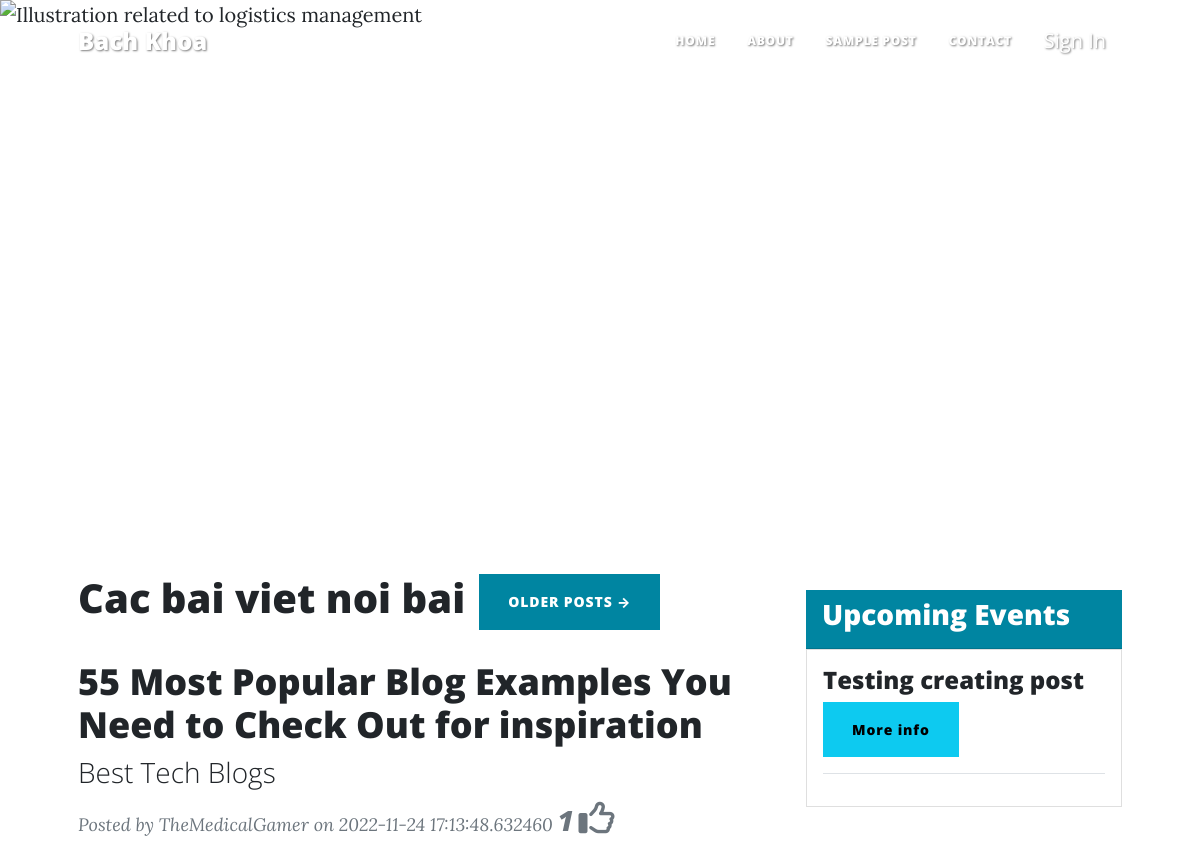
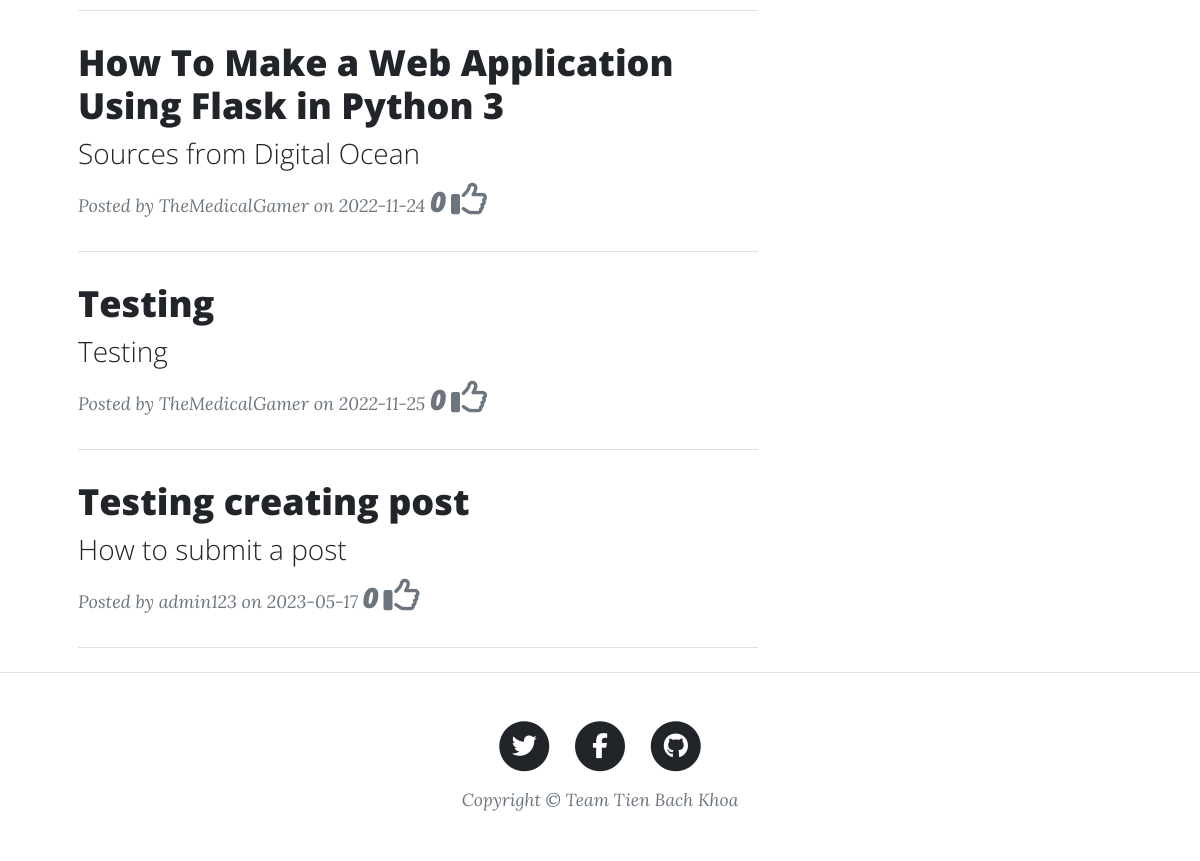
The app's page /, older data (2 pictures, top to bottom).
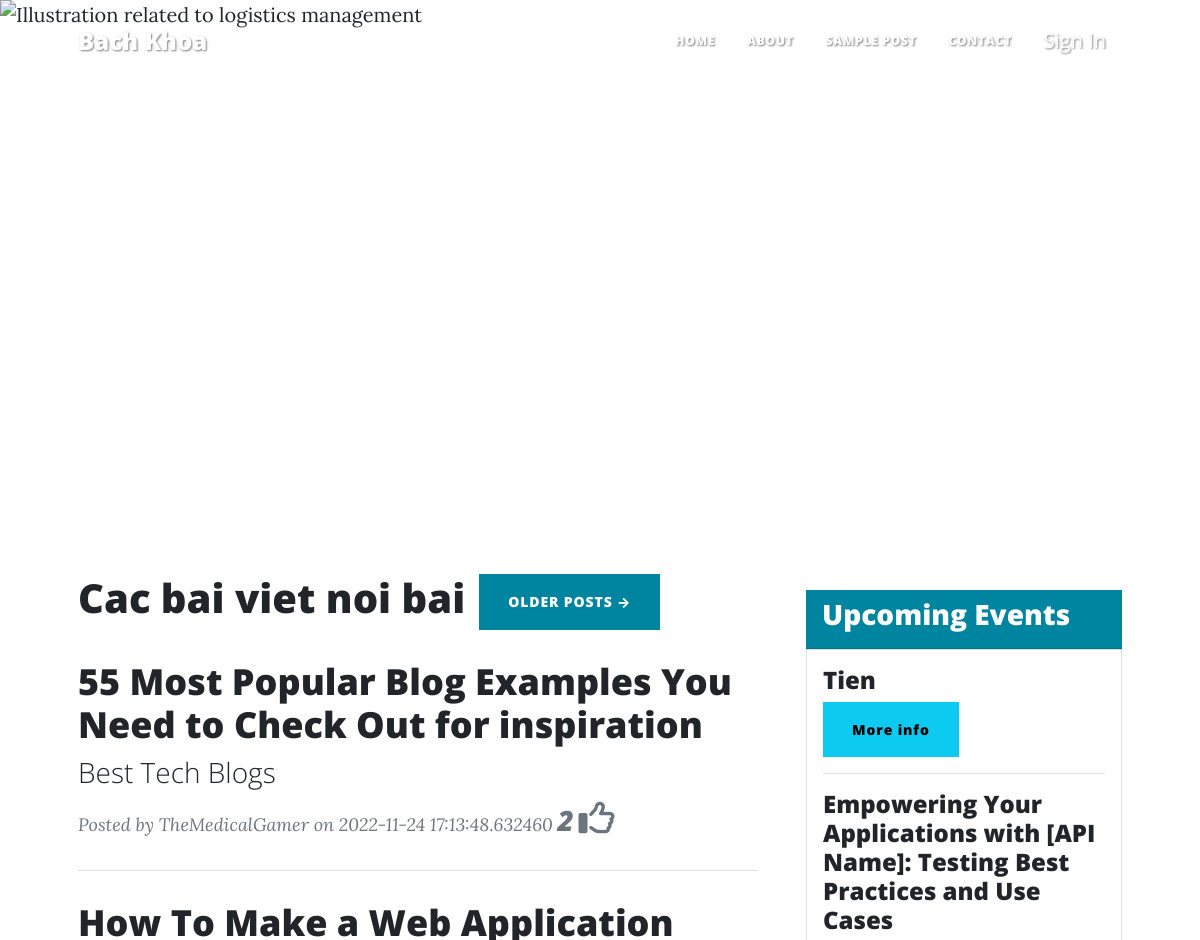
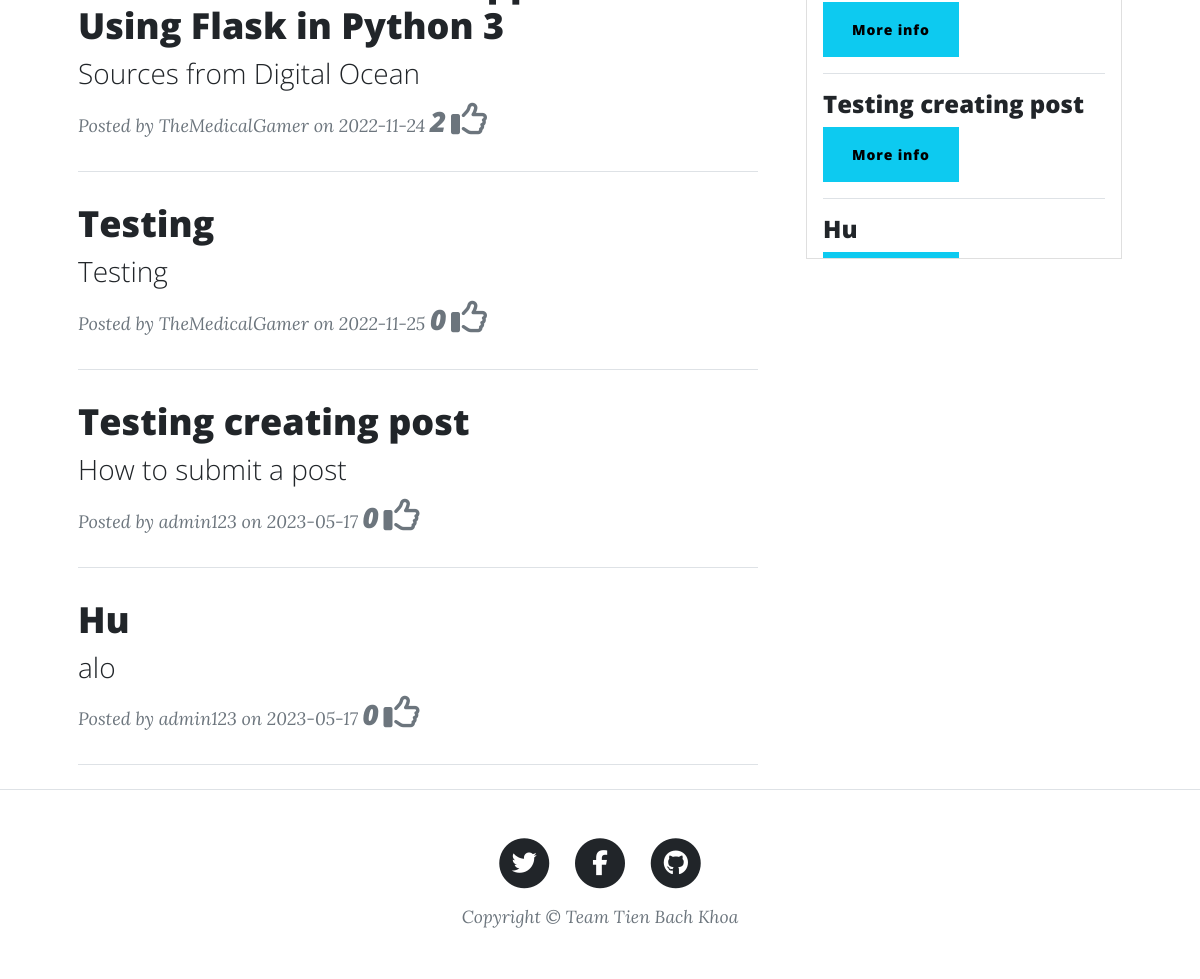
The same page, newer data (2 pictures, top to bottom).
### BetterBlog/modal/models.py (models this page shows, shortened)
class Post(db.Model):
    id = db.Column(db.Integer, primary_key=True)
    title = db.Column(db.String(250), unique=True, nullable=False)
    subtitle = db.Column(db.String(250), nullable=False)
    date_created = db.Column(db.String(150), default=datetime.today())
    body = db.Column(db.Text, nullable=False)
    author = db.Column(db.Integer, db.ForeignKey('user.id', ondelete="CASCADE"), nullable=False)
    img_url = db.Column(db.String(250), nullable=False)
    comments = db.relationship('Comment', backref='post', passive_deletes=True)
    likes = db.relationship('Like', backref="post", passive_deletes=True)

### BetterBlog/control/views.py (the view)
@view.route('/')
def getHomePage():
    posts = Post.query.outerjoin(Post.likes).group_by(Post.id).order_by(desc(func.count(Like.id))).limit(5).all()
    name = get_user_name()
    evenPosts = Post.query.filter_by(author="admin123").order_by(desc(Post.date_created)).all()
    return render_template("index.html", all_posts=posts, name=name, eventPosts=evenPosts)

### BetterBlog/control/views.py (called while the page is built)
def get_user_name():
    if current_user.is_authenticated:
        return current_user.username
    return "GUEST"

### BetterBlog/templates/index.html (shortened to what this page needs)
{% include "header.html" %}
<header>
    <div class="carousel slide" data-bs-ride="carousel" id="carouselExampleControls">
        <div class="carousel-inner">
            <div class="carousel-item active">
                <img alt="Illustration related to logistics management"
                     class="d-block w-100 carouselContents lazy"
                     src="https://www.cdlogistics.ca/freight-news/wp-content/uploads/2021/08/New-Project-81.jpg"
                >
            </div>
        </div>
        <button class="carousel-control-prev" data-bs-slide="prev" data-bs-target="#carouselExampleControls"
                type="button">
            <span><i aria-hidden="true" class="fa fa-angle-left"></i></span>
        </button>
        <button class="carousel-control-next" data-bs-slide="next" data-bs-target="#carouselExampleControls"
                type="button">
            <span><i aria-hidden="true" class="fa fa-angle-right"></i></span>
        </button>
    </div>
</header>
<main class="container px-4 px-lg-5">
    <div class="row gx-4 gx-lg-5">
        <div class="col-md-5 col-lg-6 col-xl-8">
            <section class="d-flex mt-4">
                <h1> Cac bai viet noi bai </h1>
                <a class="btn btn-primary text-uppercase" href="{{url_for('views.getAllPost')}}"
                   style="margin-left:1em;"> Older Posts
                    →</a>
            </section>
            {% for post in all_posts %}
            <article class="lazy post-preview">
                <a href="{{url_for('views.get_post',post_id=post.id)}}">
                    <h2 class="post-title">{{post.title}}</h2>
                    <h3 class="post-subtitle">{{post.subtitle}}</h3>
                </a>
                <p class="post-meta">
                    Posted by
                    <a>{{post.author}}</a>
                    on {{post.date_created}} <span class="h3">{{post.likes|length}}</span>&nbsp<i
                        class="fa-regular fa-thumbs-up fa-2x"></i>
                </p>
            </article>
            <hr class="my-4"/>
            {% endfor %}
        </div>
        <aside class="col-md-5 col-lg-4 col-xl-4" style="margin-top:2em;">
            <div class="card-header bg-primary text-white">
                <h3 class="card-title">Upcoming Events</h3>
            </div>
            <div class="card" style="height: auto; overflow: auto;width:auto;max-height:550px;">
                <div class="card-body">
                    {% if eventPosts %}
                    {% for event in eventPosts %}
                    <div class="event-card">
                        <h4 class="event-title">{{ event.title }}</h4>
                        <a class="btn btn-info" href="{{ url_for('views.get_post', post_id=event.id) }}">More info</a>
                        <hr/>
                    </div>
                    {% endfor %}
                    {% else %}
                    <div class="event-card">
                        <h4 class="event-title"> There is no new event yet!</h4>
                    </div>
                    {% endif %}
                </div>
            </div>
        </aside>
    </div>
</main>
{% include "footer.html" %}

Row changes from the older to the newer data that the page shows:
computed for Post "55 Most Popular Blog Examples You Need to Check Out for inspiration": likes|length "1" → "2"
computed for Post "How To Make a Web Application Using Flask in Python 3": likes|length "0" → "2"
added Post: title "Hu", subtitle "alo", author "admin123", date_created "2023-05-17", likes|length "0"
added Post: title "Tien", shown under "Upcoming Events"
added Post: title "Empowering Your Applications with [API Name]: Testing Best Practices and Use Cases", shown under "Upcoming Events"
